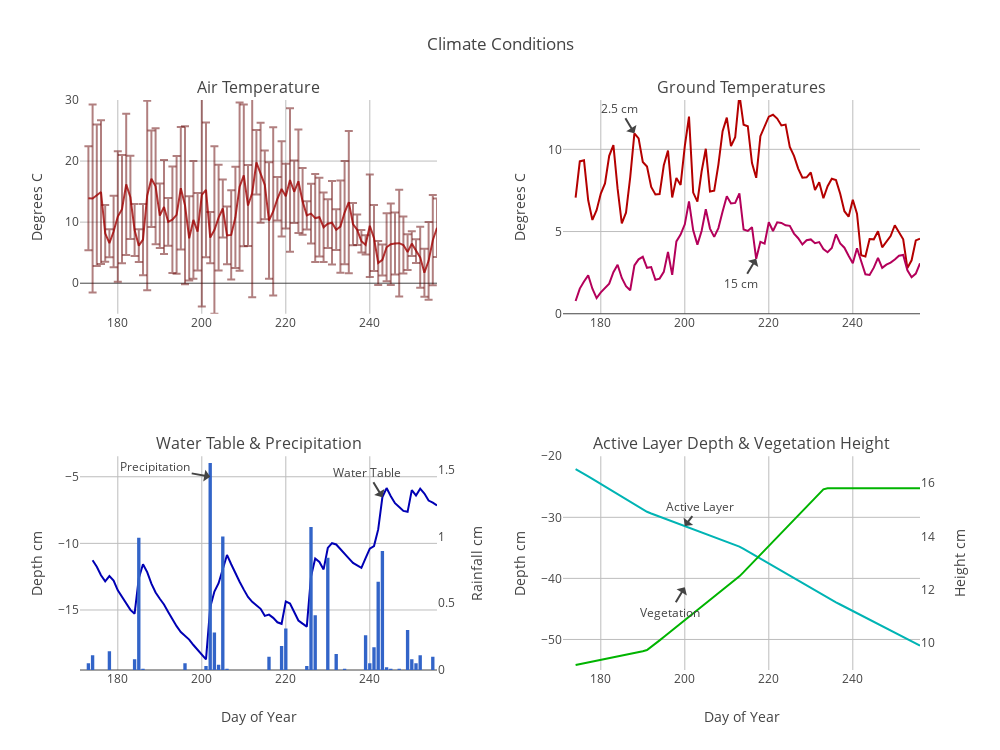

Source (notebook cell):
### Code cell
fig = tools.make_subplots(rows=2, cols=2,horizontal_spacing = 0.15,
                          subplot_titles=('Air Temperature','Ground Temperatures','Water Table & Precipitation',
                                'Active Layer Depth & Vegetation Height'))


fig['layout']['xaxis1'].update(gridcolor='#bdbdbd',gridwidth=1)
fig['layout']['xaxis2'].update(gridcolor='#bdbdbd',gridwidth=1)
fig['layout']['xaxis3'].update(title='Day of Year',gridcolor='#bdbdbd',gridwidth=1)
fig['layout']['xaxis4'].update(title='Day of Year',gridcolor='#bdbdbd',gridwidth=1)

fig['layout']['yaxis1'].update(title='Degrees C',range=[-5,30],gridcolor='#bdbdbd',gridwidth=1)
fig['layout']['yaxis2'].update(title='Degrees C',range=[0,13],gridcolor='#bdbdbd',gridwidth=1)

fig['layout']['yaxis3'].update(title='Depth cm',gridcolor='#bdbdbd',gridwidth=1)
fig['layout']['yaxis7'].update(title='Rainfall cm', range=[0, 1.6],showgrid=False)#gridcolor='#bdbdbd',gridwidth=0)

fig['layout']['yaxis4'].update(title='Depth cm', range=[-55, -20],gridcolor='#bdbdbd',gridwidth=1)
fig['layout']['yaxis8'].update(title='Height cm', range=[9, 17],showgrid=False)

fig['layout'].update(showlegend=False, title='Climate Conditions')


for k in range(3,5):  
    fig['layout'].update({'yaxis{}'.format(k+4): dict(anchor='x'+str(k),
                                                overlaying='y'+str(k),side='right',
                                                         )})
    
    
for k in range(1,5):
    fig['layout'].update({'xaxis{}'.format(k):dict(range=[Daily.index.min(),Daily.index.max()])})

trace1 = go.Scatter(x=Daily.index,y=Daily['AirTC_Avg'],
        line = dict(color = 'rgba(160, 0, 0, .8)',),
        legendgroup='group1',showlegend=False,
        error_y=dict(type='data',array=Daily_Max['AirTC_Avg']-Daily_Min['AirTC_Avg'],
        visible=True,color = 'rgba(100, 0, 0, .5)',),
        name = 'Air Temp',
    )


trace2 = go.Scatter(
        y=Daily['Temp_2_Avg'],x=Daily.index,
        legendgroup='group1',
        name='2.5 cm',
        marker=dict(color='rgb(180, 0, 0)'),
)
trace2_2 = go.Scatter(
        y=Daily['Temp_15_Avg'],x=Daily.index,
        legendgroup='group1',
        name='15 cm',
        marker=dict(color='rgb(180, 0, 90)'),
)

trace3 = go.Scatter(
        y=Daily['Table_1']*100,
        legendgroup='group2',
        x=Daily.index,
        name='Water Table',
        marker=dict(color='rgb(0, 0, 180)'),
)

trace3_2 = go.Bar(
        y=Daily['Rain']/10,
        x=Daily.index,
        legendgroup='group2',
        name='Rain',
        marker=dict(color='rgb(50, 100, 200)')
)

trace4= go.Scatter(
        y=Daily['Active_Layer'],
        x=Daily.index,
        legendgroup='group3',
        name='Active Layer Depth',
        line=dict(color='rgb(0, 180, 180)',),
)

trace4_2 = go.Scatter(
        y=Daily['Canopy_Height'],
        x=Daily.index,
        legendgroup='group3',
        name='Vegetation Height',
        line=dict(color='rgb(0, 180, 0)',),
)


fig.append_trace(trace1, 1, 1)
fig.append_trace(trace2, 1, 2)
fig.append_trace(trace2_2, 1, 2)
fig.append_trace(trace3, 2, 1)
fig.append_trace(trace3_2, 2, 1)
fig.append_trace(trace4, 2, 2)
fig.append_trace(trace4_2, 2, 2)
    
## This part is important!!! you have to manually assing the data to the axis even 
# though you do it when defining trace 5
fig['data'][4].update(yaxis='y'+str(7))
fig['data'][6].update(yaxis='y'+str(8))


fig['layout'].update(
    width=1000,
    height=750,)


fig['layout']['annotations'].extend(
        [dict(x=188,y=Daily['Temp_2_Avg'].loc[188],
            xref='x2',yref='y2',
            text='2.5 cm',
            showarrow=True,arrowhead=1,
            ax=-15,ay=-25
        ),dict(x=217,y=Daily['Temp_15_Avg'].loc[217],
            xref='x2',yref='y2',
            text='15 cm',
            showarrow=True,arrowhead=1,
            ax=-15,ay=25
        ),
            dict(x=202,y=-5,
            xref='x3',yref='y3',
            text='Precipitation',
            showarrow=True,arrowhead=1,
            ax=-55,ay=-10
        ),
            dict(x=243,y=Daily['Table_1'].loc[243]*100,
            xref='x3',yref='y3',
            text='Water Table',
            showarrow=True,arrowhead=1,
            ax=-15,ay=-25
        ),
            dict(x=200,y=Daily['Active_Layer'].loc[200],
            xref='x4',yref='y4',
            text='Active Layer',
            showarrow=True,arrowhead=1,
            ax=15,ay=-20
        ),
            dict(x=200,y=Daily['Active_Layer'].loc[200]-10,
            xref='x4',yref='y4',
            text='Vegetation',
            showarrow=True,arrowhead=1,
            ax=-15,ay=25
        )])

offline.iplot(fig,filename='FI_Climate',image='png')


# py.iplot(fig, filename='FI_Climate')

### Figure 1 — Plotly figure (JSON) as saved in the notebook; plotly's stock layout.template omitted (floating-point values rounded to 4 significant figures)
{"data": [{"error_y": {"array": [null, null, 8.51, 15.39, 11.57, 11.76, 4.636, 2.307, 5.864, 10.68, 8.86, 11.58, 6.81, 4.256, 2.686, 5.845, 15.51, 7.9, 9.49, 5.29, 7.7, 3.9, 8.732, 9.648, 10.02, 12.94, 6.906, 9.641, 6.351, 18.29, 11.03, 4.207, 13.71, 8.659, 4.74, 4.74, 7.324, 8.301, 13.78, 11.61, 6.62, 17.03, 5.28, 8.18, 5.62, 9.537, 13.77, 3.57, 7.8, 5.31, 11.75, 5.13, 8.48, 5.47, 2.32, 4.9, 7.203, 6.449, 5.709, 3.99, 6.834, 3.336, 7.541, 8.465, 11.64, 3.46, 2.493, 1.846, 1.581, 8.4, 5.403, 3.595, 2.541, 5.565, 6.662, 5.081, 8.731, 4.669, 2.927, 2.021, 1.949, 4.993, 3.922, 6.354, 7.39, 4.784], "color": "rgba(100, 0, 0, .5)", "type": "data", "visible": true}, "legendgroup": "group1", "line": {"color": "rgba(160, 0, 0, .8)"}, "name": "Air Temp", "showlegend": false, "type": "scatter", "x": [171, 172, 173, 174, 175, 176, 177, 178, 179, 180, 181, 182, 183, 184, 185, 186, 187, 188, 189, 190, 191, 192, 193, 194, 195, 196, 197, 198, 199, 200, 201, 202, 203, 204, 205, 206, 207, 208, 209, 210, 211, 212, 213, 214, 215, 216, 217, 218, 219, 220, 221, 222, 223, 224, 225, 226, 227, 228, 229, 230, 231, 232, 233, 234, 235, 236, 237, 238, 239, 240, 241, 242, 243, 244, 245, 246, 247, 248, 249, 250, 251, 252, 253, 254, 255, 256], "xaxis": "x1", "y": [null, null, 13.93, 13.86, 14.4, 14.92, 8.164, 6.547, 8.465, 10.92, 12.12, 16.18, 14.07, 8.706, 6.144, 7.143, 14.36, 17.09, 15.87, 11.06, 12.49, 10.05, 10.39, 11.19, 15.54, 12.76, 7.343, 10.36, 8.437, 14.46, 15.28, 7.473, 8.704, 10.73, 12.23, 7.838, 7.914, 10.79, 15.81, 17.65, 12.72, 14.75, 19.79, 18.1, 16.11, 10.25, 11.75, 13.83, 15.44, 14.25, 16.89, 14.97, 16.7, 13.4, 11.11, 11.4, 10.67, 10.81, 9.163, 9.745, 9.914, 8.763, 9.264, 11.57, 13.27, 9.665, 8.744, 6.868, 6.29, 9.413, 7.394, 3.321, 3.813, 5.886, 6.376, 6.514, 6.561, 6.252, 5.103, 6.484, 5.266, 4.233, 1.724, 3.664, 7.046, 9.082], "yaxis": "y1"}, {"legendgroup": "group1", "marker": {"color": "rgb(180, 0, 0)"}, "name": "2.5 cm", "type": "scatter", "x": [171, 172, 173, 174, 175, 176, 177, 178, 179, 180, 181, 182, 183, 184, 185, 186, 187, 188, 189, 190, 191, 192, 193, 194, 195, 196, 197, 198, 199, 200, 201, 202, 203, 204, 205, 206, 207, 208, 209, 210, 211, 212, 213, 214, 215, 216, 217, 218, 219, 220, 221, 222, 223, 224, 225, 226, 227, 228, 229, 230, 231, 232, 233, 234, 235, 236, 237, 238, 239, 240, 241, 242, 243, 244, 245, 246, 247, 248, 249, 250, 251, 252, 253, 254, 255, 256], "xaxis": "x2", "y": [null, null, null, 7.058, 9.265, 9.332, 6.899, 5.705, 6.298, 7.309, 7.922, 9.608, 10.26, 7.607, 5.499, 6.148, 8.294, 10.97, 10.67, 9.228, 8.952, 7.708, 7.252, 7.276, 9.029, 9.926, 7.075, 8.262, 7.834, 10.2, 11.99, 7.37, 6.821, 8.651, 10.03, 7.43, 7.484, 9.07, 11.11, 11.93, 10.2, 10.74, 13.34, 11.49, 11.41, 9.162, 8.267, 10.8, 11.43, 11.99, 12.1, 11.87, 11.45, 11.5, 10.14, 9.598, 8.828, 8.27, 8.299, 8.59, 7.527, 7.999, 7.024, 7.756, 8.209, 8.125, 7.301, 6.236, 5.905, 6.936, 6.09, 3.557, 3.48, 4.548, 4.526, 5.012, 4.041, 4.398, 4.727, 5.383, 4.946, 4.527, 2.777, 3.249, 4.458, 4.558], "yaxis": "y2"}, {"legendgroup": "group1", "marker": {"color": "rgb(180, 0, 90)"}, "name": "15 cm", "type": "scatter", "x": [171, 172, 173, 174, 175, 176, 177, 178, 179, 180, 181, 182, 183, 184, 185, 186, 187, 188, 189, 190, 191, 192, 193, 194, 195, 196, 197, 198, 199, 200, 201, 202, 203, 204, 205, 206, 207, 208, 209, 210, 211, 212, 213, 214, 215, 216, 217, 218, 219, 220, 221, 222, 223, 224, 225, 226, 227, 228, 229, 230, 231, 232, 233, 234, 235, 236, 237, 238, 239, 240, 241, 242, 243, 244, 245, 246, 247, 248, 249, 250, 251, 252, 253, 254, 255, 256], "xaxis": "x2", "y": [null, null, null, 0.7755, 1.53, 1.96, 2.337, 1.52, 0.9508, 1.303, 1.592, 1.831, 2.524, 2.976, 2.177, 1.673, 1.429, 2.937, 3.309, 3.465, 2.793, 2.839, 2.07, 2.137, 2.549, 3.753, 2.367, 4.401, 4.814, 5.44, 6.831, 5.076, 4.205, 5.033, 6.358, 5.18, 4.673, 5.211, 6.218, 7.148, 6.704, 6.743, 7.322, 5.122, 5.035, 5.268, 3.344, 4.377, 4.266, 5.565, 5.035, 5.557, 5.522, 5.379, 5.346, 4.876, 4.594, 4.211, 4.471, 4.522, 4.291, 4.359, 3.931, 3.742, 3.999, 4.827, 4.27, 4.016, 3.531, 3.075, 3.981, 3.173, 2.398, 2.363, 2.803, 3.401, 2.792, 2.987, 3.113, 3.304, 3.526, 3.574, 2.647, 2.226, 2.439, 3.069], "yaxis": "y2"}, {"legendgroup": "group2", "marker": {"color": "rgb(0, 0, 180)"}, "name": "Water Table", "type": "scatter", "x": [171, 172, 173, 174, 175, 176, 177, 178, 179, 180, 181, 182, 183, 184, 185, 186, 187, 188, 189, 190, 191, 192, 193, 194, 195, 196, 197, 198, 199, 200, 201, 202, 203, 204, 205, 206, 207, 208, 209, 210, 211, 212, 213, 214, 215, 216, 217, 218, 219, 220, 221, 222, 223, 224, 225, 226, 227, 228, 229, 230, 231, 232, 233, 234, 235, 236, 237, 238, 239, 240, 241, 242, 243, 244, 245, 246, 247, 248, 249, 250, 251, 252, 253, 254, 255, 256], "xaxis": "x3", "y": [null, null, null, -11.26, -11.75, -12.39, -12.85, -12.46, -12.79, -13.52, -14.03, -14.46, -14.99, -15.27, -12.62, -11.57, -12.16, -13.03, -13.68, -14.16, -14.59, -15.14, -15.71, -16.22, -16.66, -16.92, -17.22, -17.63, -17.99, -18.36, -18.7, -14.8, -13.62, -12.99, -11.9, -10.87, -11.57, -12.28, -12.88, -13.47, -14.02, -14.39, -14.67, -14.91, -15.44, -15.35, -15.59, -15.92, -16.04, -14.36, -14.52, -15.21, -15.79, -16.02, -16.24, -12.49, -11.13, -11.4, -11.95, -10.34, -9.985, -10.08, -10.45, -10.83, -11.13, -11.47, -11.68, -11.83, -11.11, -10.4, -10.2, -8.951, -6.53, -5.848, -6.464, -6.984, -7.269, -7.562, -7.633, -6.001, -6.404, -5.896, -6.257, -6.789, -6.937, -7.154], "yaxis": "y3"}, {"legendgroup": "group2", "marker": {"color": "rgb(50, 100, 200)"}, "name": "Rain", "type": "bar", "x": [171, 172, 173, 174, 175, 176, 177, 178, 179, 180, 181, 182, 183, 184, 185, 186, 187, 188, 189, 190, 191, 192, 193, 194, 195, 196, 197, 198, 199, 200, 201, 202, 203, 204, 205, 206, 207, 208, 209, 210, 211, 212, 213, 214, 215, 216, 217, 218, 219, 220, 221, 222, 223, 224, 225, 226, 227, 228, 229, 230, 231, 232, 233, 234, 235, 236, 237, 238, 239, 240, 241, 242, 243, 244, 245, 246, 247, 248, 249, 250, 251, 252, 253, 254, 255, 256], "xaxis": "x3", "y": [0, 0, 0.05, 0.11, 0, 0, 0, 0.14, 0, 0, 0, 0, 0, 0.08, 0.99, 0.01, 0, 0, 0, 0, 0, 0, 0, 0, 0, 0.05, 0, 0, 0, 0, 0.03, 1.55, 0.28, 0.04, 1, 0.01, 0, 0, 0, 0, 0, 0, 0, 0, 0, 0.1, 0, 0, 0.18, 0.31, 0, 0, 0, 0, 0.03, 1.07, 0.41, 0, 0, 0.84, 0, 0.12, 0, 0.01, 0, 0, 0, 0, 0.26, 0.05, 0.17, 0.66, 0.89, 0.02, 0.01, 0, 0.01, 0, 0.3, 0.08, 0.05, 0.11, 0, 0, 0.1, 0], "yaxis": "y7"}, {"legendgroup": "group3", "line": {"color": "rgb(0, 180, 180)"}, "name": "Active Layer Depth", "type": "scatter", "x": [171, 172, 173, 174, 175, 176, 177, 178, 179, 180, 181, 182, 183, 184, 185, 186, 187, 188, 189, 190, 191, 192, 193, 194, 195, 196, 197, 198, 199, 200, 201, 202, 203, 204, 205, 206, 207, 208, 209, 210, 211, 212, 213, 214, 215, 216, 217, 218, 219, 220, 221, 222, 223, 224, 225, 226, 227, 228, 229, 230, 231, 232, 233, 234, 235, 236, 237, 238, 239, 240, 241, 242, 243, 244, 245, 246, 247, 248, 249, 250, 251, 252, 253, 254, 255, 256], "xaxis": "x4", "y": [null, null, null, -22.13, -22.47, -22.89, -23.3, -23.72, -24.13, -24.55, -24.96, -25.38, -25.79, -26.21, -26.62, -27.03, -27.45, -27.86, -28.28, -28.69, -29.09, -29.38, -29.64, -29.89, -30.15, -30.41, -30.67, -30.92, -31.18, -31.44, -31.7, -31.95, -32.21, -32.47, -32.73, -32.98, -33.24, -33.5, -33.76, -34.01, -34.27, -34.53, -34.79, -35.17, -35.57, -35.97, -36.38, -36.78, -37.18, -37.59, -37.99, -38.39, -38.8, -39.2, -39.6, -40.01, -40.41, -40.81, -41.22, -41.62, -42.02, -42.43, -42.83, -43.2, -43.56, -43.92, -44.28, -44.64, -44.99, -45.35, -45.71, -46.07, -46.43, -46.79, -47.15, -47.51, -47.87, -48.23, -48.59, -48.95, -49.31, -49.67, -50.03, -50.39, -50.75, -51.03], "yaxis": "y4"}, {"legendgroup": "group3", "line": {"color": "rgb(0, 180, 0)"}, "name": "Vegetation Height", "type": "scatter", "x": [171, 172, 173, 174, 175, 176, 177, 178, 179, 180, 181, 182, 183, 184, 185, 186, 187, 188, 189, 190, 191, 192, 193, 194, 195, 196, 197, 198, 199, 200, 201, 202, 203, 204, 205, 206, 207, 208, 209, 210, 211, 212, 213, 214, 215, 216, 217, 218, 219, 220, 221, 222, 223, 224, 225, 226, 227, 228, 229, 230, 231, 232, 233, 234, 235, 236, 237, 238, 239, 240, 241, 242, 243, 244, 245, 246, 247, 248, 249, 250, 251, 252, 253, 254, 255, 256], "xaxis": "x4", "y": [null, null, null, 9.186, 9.217, 9.249, 9.282, 9.314, 9.347, 9.379, 9.412, 9.444, 9.477, 9.509, 9.542, 9.575, 9.607, 9.64, 9.672, 9.705, 9.746, 9.856, 9.982, 10.11, 10.23, 10.36, 10.49, 10.61, 10.74, 10.86, 10.99, 11.12, 11.24, 11.37, 11.49, 11.62, 11.75, 11.87, 12.0, 12.12, 12.25, 12.38, 12.51, 12.66, 12.83, 12.99, 13.15, 13.32, 13.48, 13.64, 13.81, 13.97, 14.13, 14.3, 14.46, 14.63, 14.79, 14.95, 15.12, 15.28, 15.44, 15.61, 15.76, 15.8, 15.8, 15.8, 15.8, 15.8, 15.8, 15.8, 15.8, 15.8, 15.8, 15.8, 15.8, 15.8, 15.8, 15.8, 15.8, 15.8, 15.8, 15.8, 15.8, 15.8, 15.8, 15.8], "yaxis": "y8"}], "layout": {"annotations": [{"font": {"size": 16}, "showarrow": false, "text": "Air Temperature", "x": 0.2125, "xanchor": "center", "xref": "paper", "y": 1, "yanchor": "bottom", "yref": "paper"}, {"font": {"size": 16}, "showarrow": false, "text": "Ground Temperatures", "x": 0.7875, "xanchor": "center", "xref": "paper", "y": 1, "yanchor": "bottom", "yref": "paper"}, {"font": {"size": 16}, "showarrow": false, "text": "Water Table & Precipitation", "x": 0.2125, "xanchor": "center", "xref": "paper", "y": 0.375, "yanchor": "bottom", "yref": "paper"}, {"font": {"size": 16}, "showarrow": false, "text": "Active Layer Depth & Vegetation Height", "x": 0.7875, "xanchor": "center", "xref": "paper", "y": 0.375, "yanchor": "bottom", "yref": "paper"}, {"arrowhead": 1, "ax": -15, "ay": -25, "showarrow": true, "text": "2.5 cm", "x": 188, "xref": "x2", "y": 10.97, "yref": "y2"}, {"arrowhead": 1, "ax": -15, "ay": 25, "showarrow": true, "text": "15 cm", "x": 217, "xref": "x2", "y": 3.344, "yref": "y2"}, {"arrowhead": 1, "ax": -55, "ay": -10, "showarrow": true, "text": "Precipitation", "x": 202, "xref": "x3", "y": -5, "yref": "y3"}, {"arrowhead": 1, "ax": -15, "ay": -25, "showarrow": true, "text": "Water Table", "x": 243, "xref": "x3", "y": -6.53, "yref": "y3"}, {"arrowhead": 1, "ax": 15, "ay": -20, "showarrow": true, "text": "Active Layer", "x": 200, "xref": "x4", "y": -31.44, "yref": "y4"}, {"arrowhead": 1, "ax": -15, "ay": 25, "showarrow": true, "text": "Vegetation", "x": 200, "xref": "x4", "y": -41.44, "yref": "y4"}], "height": 750, "showlegend": false, "title": "Climate Conditions", "width": 1000, "xaxis1": {"anchor": "y1", "domain": [0, 0.425], "gridcolor": "#bdbdbd", "gridwidth": 1, "range": [171, 256]}, "xaxis2": {"anchor": "y2", "domain": [0.575, 1], "gridcolor": "#bdbdbd", "gridwidth": 1, "range": [171, 256]}, "xaxis3": {"anchor": "y3", "domain": [0, 0.425], "gridcolor": "#bdbdbd", "gridwidth": 1, "range": [171, 256], "title": "Day of Year"}, "xaxis4": {"anchor": "y4", "domain": [0.575, 1], "gridcolor": "#bdbdbd", "gridwidth": 1, "range": [171, 256], "title": "Day of Year"}, "yaxis1": {"anchor": "x1", "domain": [0.625, 1], "gridcolor": "#bdbdbd", "gridwidth": 1, "range": [-5, 30], "title": "Degrees C"}, "yaxis2": {"anchor": "x2", "domain": [0.625, 1], "gridcolor": "#bdbdbd", "gridwidth": 1, "range": [0, 13], "title": "Degrees C"}, "yaxis3": {"anchor": "x3", "domain": [0, 0.375], "gridcolor": "#bdbdbd", "gridwidth": 1, "title": "Depth cm"}, "yaxis4": {"anchor": "x4", "domain": [0, 0.375], "gridcolor": "#bdbdbd", "gridwidth": 1, "range": [-55, -20], "title": "Depth cm"}, "yaxis7": {"anchor": "x3", "overlaying": "y3", "range": [0, 1.6], "showgrid": false, "side": "right", "title": "Rainfall cm"}, "yaxis8": {"anchor": "x4", "overlaying": "y4", "range": [9, 17], "showgrid": false, "side": "right", "title": "Height cm"}}}
